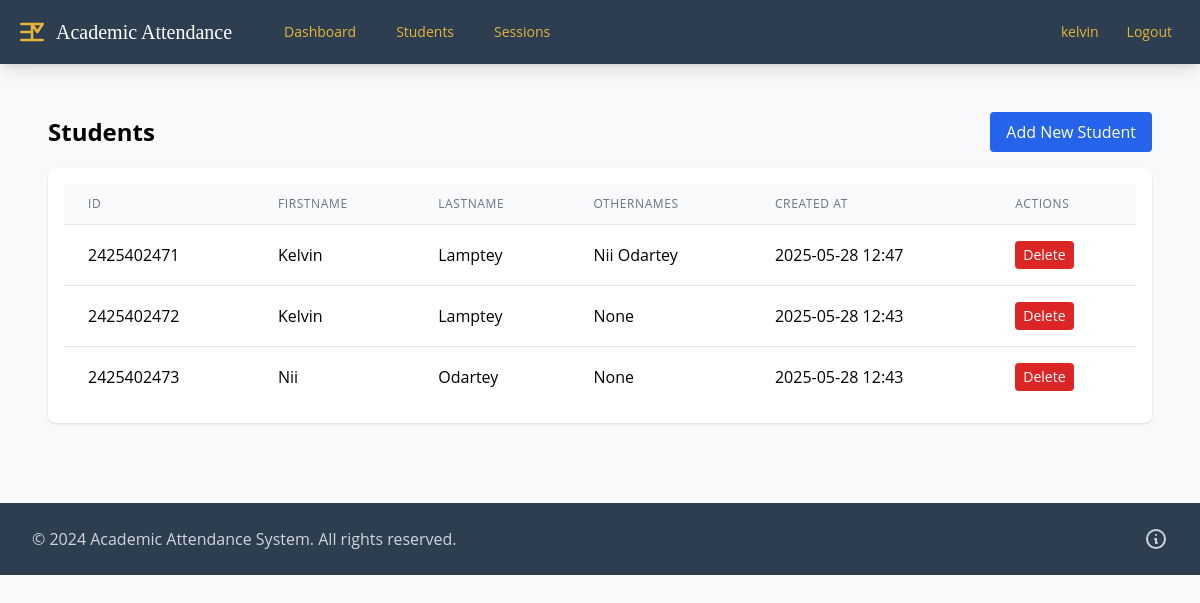
Before: /admin/students (signed in) with the older database file.
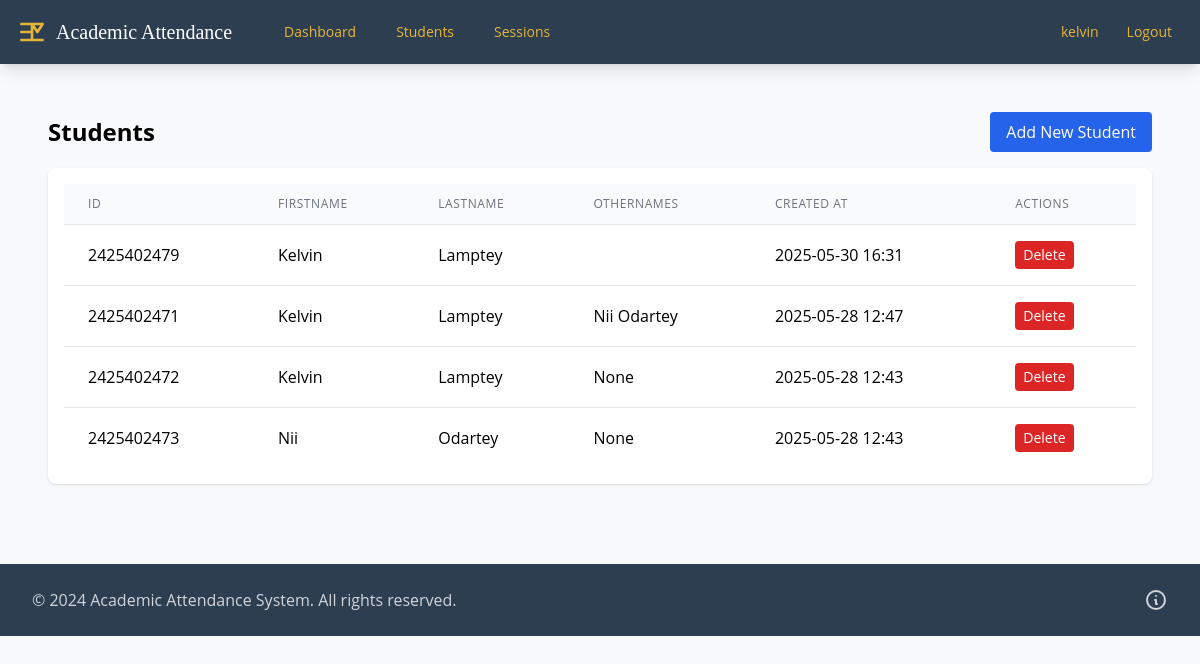
After: the same page with the newer database file.
### app.py (models this page shows, shortened)
class User(UserMixin, db.Model):
    id = db.Column(db.Integer, primary_key=True)
    username = db.Column(db.String(80), unique=True, nullable=False)
    firstname = db.Column(db.String(80), nullable=True)
    lastname = db.Column(db.String(80), nullable=True)
    othernames = db.Column(db.String(80), nullable=True)
    password = db.Column(db.String(120), nullable=False)
    is_admin = db.Column(db.Boolean, default=False)
    is_rep = db.Column(db.Boolean, default=False)
    is_lecturer = db.Column(db.Boolean, default=False)
    created_at = db.Column(db.DateTime, default=datetime.utcnow)
    class_id = db.Column(db.Integer, db.ForeignKey('class.id'), nullable=True)
    uclass = db.relationship('Class', backref='representatives', foreign_keys=[class_id])
    teaching_classes = db.relationship('Class', secondary='lecturer_classes',
                                     backref=db.backref('lecturers', lazy='dynamic'))

class Student(db.Model):
    id = db.Column(db.Integer, primary_key=True)
    student_id = db.Column(db.String(10), unique=True, nullable=False)
    firstname = db.Column(db.String(100), nullable=False)
    lastname = db.Column(db.String(100), nullable=False)
    othernames = db.Column(db.String(100), nullable=True)
    face_encoding = db.Column(db.Text, nullable=True)
    created_at = db.Column(db.DateTime, default=datetime.utcnow)
    class_id = db.Column(db.Integer, db.ForeignKey('class.id'), nullable=False)
    _class = db.relationship('Class', backref='students')

### app.py (the view)
@app.route('/admin/students')
@login_required
def list_students():
    students = Student.query.order_by(Student.created_at.desc()).all()
    return render_template('admin/students/list.html', students=students)

### app.py (called while the page is built)
@app.context_processor
def inject_csrf_token():
    return dict(csrf_token=generate_csrf)

@login_manager.user_loader
def load_user(user_id):
    return User.query.get(int(user_id))

### templates/admin/students/list.html (shortened to what this page needs)
{% extends 'base.html' %}
{% block content %}
<div class="max-w-7xl mx-auto px-4 mt-4">
    <div class="flex justify-between items-center mb-4">
        <h2 class="text-2xl font-bold">Students</h2>
        <a href="{{ url_for('new_student') }}" class="bg-blue-600 text-white px-4 py-2 rounded">
            Add New Student
        </a>
    </div>
    <div class="bg-white shadow rounded-lg">
        <div class="p-4">
            <div class="overflow-x-auto">
                <table class="min-w-full divide-y divide-gray-200">
                    <thead class="bg-gray-50">
                        <tr>
                            <th class="px-6 py-3 text-left text-xs font-medium text-gray-500 uppercase tracking-wider">ID</th>
                            <th class="px-6 py-3 text-left text-xs font-medium text-gray-500 uppercase tracking-wider">Firstname</th>
                            <th class="px-6 py-3 text-left text-xs font-medium text-gray-500 uppercase tracking-wider">Lastname</th>
                            <th class="px-6 py-3 text-left text-xs font-medium text-gray-500 uppercase tracking-wider">Othernames</th>
                            <th class="px-6 py-3 text-left text-xs font-medium text-gray-500 uppercase tracking-wider">Created At</th>
                            <th class="px-6 py-3 text-left text-xs font-medium text-gray-500 uppercase tracking-wider">Actions</th>
                        </tr>
                    </thead>
                    <tbody class="bg-white divide-y divide-gray-200">
                        {% for student in students %}
                        <tr class="px-6 py-4 whitespace-nowrap" id="{{ student.student_id }}">
                            <td class="px-6 py-4 whitespace-nowrap">{{ student.student_id }}</td>
                            <td class="px-6 py-4 whitespace-nowrap">{{ student.firstname }}</td>
                            <td class="px-6 py-4 whitespace-nowrap">{{ student.lastname }}</td>
                            <td class="px-6 py-4 whitespace-nowrap">{{ student.othernames }}</td>
                            <td class="px-6 py-4 whitespace-nowrap">{{ student.created_at.strftime('%Y-%m-%d %H:%M') }}</td>
                            <td class="px-6 py-4 whitespace-nowrap">
                                <button class="bg-red-600 text-white px-2 py-1 rounded text-sm"
                                        onclick="deleteStudent({{ student.id }})">
                                    Delete
                                </button>
                            </td>
                        </tr>
                        {% endfor %}
                    </tbody>
                </table>
            </div>
        </div>
    </div>
</div>
{% endblock %}

### templates/base.html (shortened to what this page needs)
<!DOCTYPE html>
<html lang="en">
<head>
    <script src="/static/js/tailwind.3.4.16.js"></script>
</head>
<body class="font-body bg-academic-light">
    {% block show_navbar %}
    <nav class="bg-academic-blue shadow-lg">
        <div class="max-w-7xl mx-auto px-4">
            <div class="flex justify-between items-center h-16">
                <div class="flex items-center">
                    <a href="{{ url_for('admin_dashboard') }}" class="flex items-center">
                        <svg class="w-8 h-8 text-academic-gold" fill="none" stroke="currentColor" viewBox="0 0 24 24">
                            <path stroke-linecap="round" stroke-linejoin="round" stroke-width="2" d="M4 6h16M4 12h8m-8 6h16M12 6v12m0-12l4 6 4-6"/>
                        </svg>
                        <span class="ml-2 text-white text-xl font-academic">Academic Attendance</span>
                    </a>
                    {% if current_user.is_authenticated %}
                    <div class="ml-10 flex space-x-4">
                        <a href="{{ url_for('admin_dashboard') }}"
                           class="{{ 'bg-academic-gold text-white' if request.endpoint == 'admin_dashboard' else 'text-academic-gold hover:text-white' }} px-3 py-2 rounded-md text-sm font-medium">
                            Dashboard
                        </a>
                        {% if current_user.is_admin %}
                        <a href="{{ url_for('list_students') }}"
                           class="{{ 'bg-academic-gold text-white' if request.endpoint and ('list_students' in request.endpoint or 'new_student' in request.endpoint or 'edit_student' in request.endpoint) else 'text-academic-gold hover:text-white' }} px-3 py-2 rounded-md text-sm font-medium">
                            Students
                        </a>
                        <a href="{{ url_for('list_programs') }}"
                           class="{{ 'bg-academic-gold text-white' if request.endpoint and ('list_programs' in request.endpoint or 'new_program' in request.endpoint or 'edit_program' in request.endpoint) else 'text-academic-gold hover:text-white' }} px-3 py-2 rounded-md text-sm font-medium">
                            Programs
                        </a>
                        <a href="{{ url_for('list_courses') }}"
                           class="{{ 'bg-academic-gold text-white' if request.endpoint and ('list_courses' in request.endpoint or 'new_course' in request.endpoint or 'edit_course' in request.endpoint) else 'text-academic-gold hover:text-white' }} px-3 py-2 rounded-md text-sm font-medium">
                            Courses
                        </a>
                        <a href="{{ url_for('list_sessions') }}"
                           class="{{ 'bg-academic-gold text-white' if request.endpoint and ('list_sessions' in request.endpoint or 'new_session' in request.endpoint or 'edit_session' in request.endpoint) else 'text-academic-gold hover:text-white' }} px-3 py-2 rounded-md text-sm font-medium">
                            Sessions
                        </a>
                        <a href="{{ url_for('list_classrooms') }}"
                           class="{{ 'bg-academic-gold text-white' if request.endpoint and ('list_classrooms' in request.endpoint or 'new_classroom' in request.endpoint or 'edit_classroom' in request.endpoint) else 'text-academic-gold hover:text-white' }} px-3 py-2 rounded-md text-sm font-medium">
                            Classrooms
                        </a>
                        <a href="{{ url_for('list_users') }}"
                           class="{{ 'bg-academic-gold text-white' if request.endpoint and ('list_users' in request.endpoint or 'new_user' in request.endpoint or 'edit_user' in request.endpoint) else 'text-academic-gold hover:text-white' }} px-3 py-2 rounded-md text-sm font-medium">
                            Users
                        </a>
                        <a href="{{ url_for('list_classes') }}"
                           class="{{ 'bg-academic-gold text-white' if request.endpoint and ('list_classes' in request.endpoint or 'new_class' in request.endpoint or 'edit_class' in request.endpoint) else 'text-academic-gold hover:text-white' }} px-3 py-2 rounded-md text-sm font-medium">
                            Classes
                        </a>
                        {% else %}
                        <a href="{{ url_for('list_students') }}" class="text-academic-gold hover:text-white px-3 py-2 rounded-md text-sm font-medium">Students</a>
                        <a href="{{ url_for('list_sessions') }}" class="text-academic-gold hover:text-white px-3 py-2 rounded-md text-sm font-medium">Sessions</a>
                        {% endif %}
                    </div>
                    {% endif %}
                </div>
                <div class="flex items-center space-x-4">
                    {% if current_user.is_authenticated %}
                    <span class="text-academic-gold text-sm">{{ current_user.username }}</span>
                    <a href="{{ url_for('logout') }}"
                       class="text-academic-gold hover:text-white px-3 py-2 rounded-md text-sm font-medium">
                        Logout
                    </a>
                    {% else %}
                    <a href="{{ url_for('login') }}"
                       class="text-academic-gold hover:text-white px-3 py-2 rounded-md text-sm font-medium">
                        Login
                    </a>
                    {% endif %}
                </div>
            </div>
        </div>
    </nav>
    {% endblock %}
    <main class="max-w-7xl mx-auto px-4 sm:px-6 lg:px-8 py-8">
        {% block content %}{% endblock %}
    </main>
    <footer class="bg-academic-blue mt-12 py-6">
        <div class="max-w-7xl mx-auto px-4 sm:px-6 lg:px-8">
            <div class="md:flex md:items-center md:justify-between">
                <div class="flex justify-center space-x-6 md:order-2">
                    <a href="#" class="text-gray-300 hover:text-white">
                        <svg class="h-6 w-6" fill="none" stroke="currentColor" viewBox="0 0 24 24">
                            <path stroke-linecap="round" stroke-linejoin="round" stroke-width="2" d="M13 16h-1v-4h-1m1-4h.01M21 12a9 9 0 11-18 0 9 9 0 0118 0z"/>
                        </svg>
                    </a>
                </div>
                <div class="mt-4 md:mt-0 md:order-1">
                    <p class="text-center text-base text-gray-300">
                        &copy; 2024 Academic Attendance System. All rights reserved.
                    </p>
                </div>
            </div>
        </div>
    </footer>
</body>
</html>

Changed rows visible on the page:
added Student: student_id "2425402479", firstname "Kelvin", lastname "Lamptey", created_at "2025-05-30 16:31"
